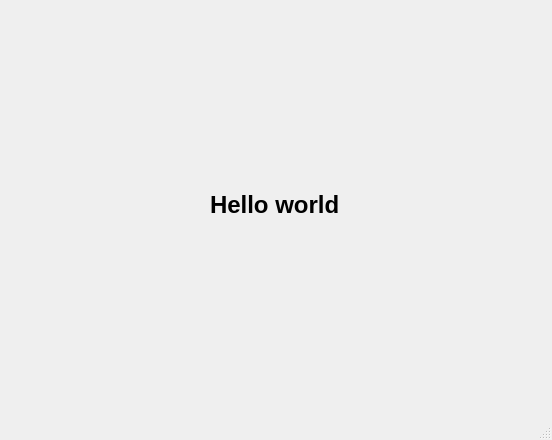
<?xml version="1.0" encoding="UTF-8"?>
<ui version="4.0">
 <class>MainWindow</class>
 <widget class="QMainWindow" name="MainWindow">
  <property name="geometry">
   <rect>
    <x>0</x>
    <y>0</y>
    <width>552</width>
    <height>440</height>
   </rect>
  </property>
  <property name="windowTitle">
   <string>MainWindow</string>
  </property>
  <widget class="QWidget" name="centralwidget">
   <widget class="QLabel" name="label">
    <property name="geometry">
     <rect>
      <x>210</x>
      <y>170</y>
      <width>151</width>
      <height>71</height>
     </rect>
    </property>
    <property name="text">
     <string>&lt;html&gt;&lt;head/&gt;&lt;body&gt;&lt;p&gt;&lt;span style=&quot; font-size:18pt; font-weight:600;&quot;&gt;Hello world&lt;/span&gt;&lt;/p&gt;&lt;/body&gt;&lt;/html&gt;</string>
    </property>
   </widget>
  </widget>
  <widget class="QMenuBar" name="menubar">
   <property name="geometry">
    <rect>
     <x>0</x>
     <y>0</y>
     <width>552</width>
     <height>23</height>
    </rect>
   </property>
  </widget>
  <widget class="QStatusBar" name="statusbar"/>
 </widget>
 <resources/>
 <connections/>
</ui>
